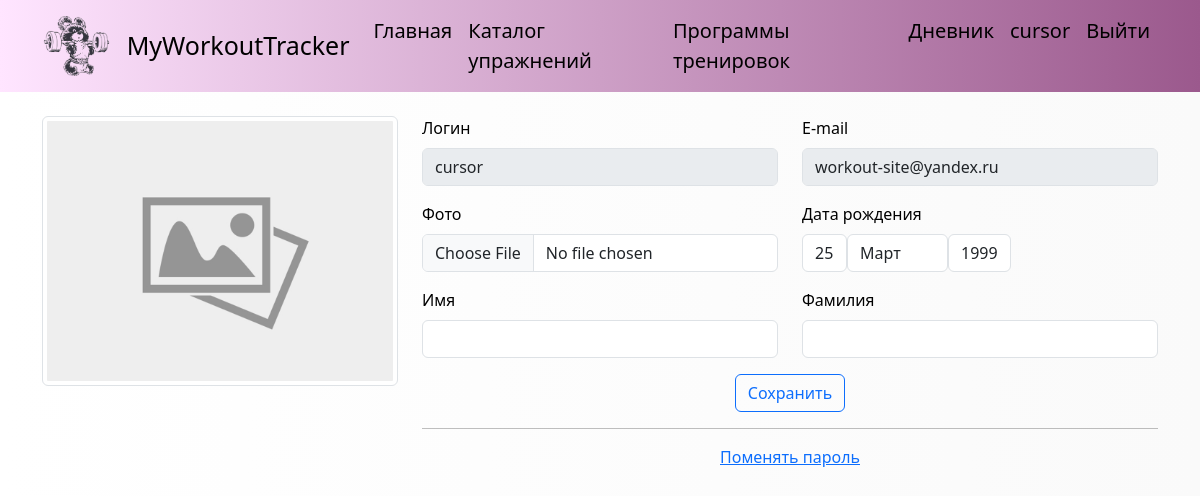
Before: /users/profile/ (signed in) with the older database file.
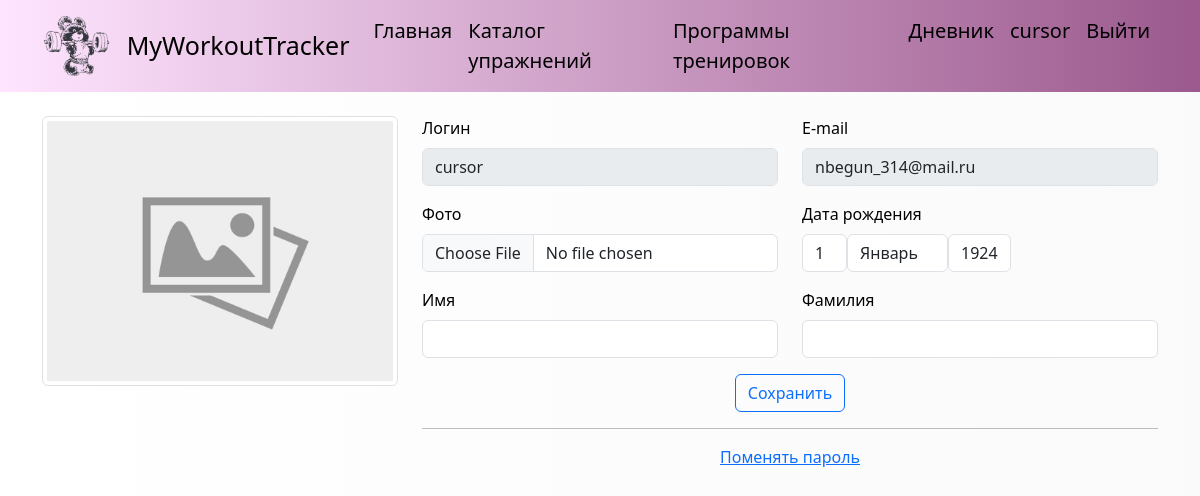
After: the same page with the newer database file.
### users/models.py (models this page shows, shortened)
class User(AbstractUser):
    photo = models.ImageField(upload_to=get_photo_path, blank=True,
                              null=True, verbose_name='Photo')
    date_birth = models.DateField(blank=True, null=True,
                                      verbose_name='Birth date', )

### users/views.py (the view, shortened to what this page needs)
# urls.py: path('profile/', views.ProfileUser.as_view(), name='profile'),
class ProfileUser(LoginRequiredMixin, UpdateView):
    model = get_user_model()
    form_class = ProfileUserForm
    template_name = 'users/profile.html'
    extra_context = {
        'title': 'Profile',
        'default_image': settings.DEFAULT_USER_IMAGE,
    }
    def get_object(self, queryset=None):
        return self.request.user

### users/context_processors.py (called while the page is built)
def get_workout_context(req):
    return {'menu': menu}

### users/templates/users/profile.html (shortened to what this page needs)
{% extends 'base.html' %}
{% block content %}
<div class="container my-4 text-center">
<form method="post" enctype="multipart/form-data" style="width: 100%;">
<div class="row row-cols-md-2">
        <div class="col-md-4 col-sm-12">
        {% if user.photo %}
        <p><img class="img-thumbnail" style="max-height: 310px;" src="{{ user.photo.url }}"></p>
        {% else %}
        <p><img class="img-thumbnail" style="" src="{{ default_image }}"></p>
        {% endif %}
        </div>
        <div class="col-md-8 col-sm-12">
        <div class="row row-cols-md-2 text-start">
            {% for f in form %}
                <div class="col-xl-6 col-md-12 col-sm-12">
                    <p>
                        <label class="form-label" for="{{ f.id_for_label }}">
                            {{ f.label }}
                        </label><br>
                        {{ f }}
                    </p>
                </div>
            {% endfor %}
        </div>
        <p><button class="btn btn-outline-primary" type="submit">Сохранить</button></p>
        <hr>
        <p><a class="" href="{% url 'users:password_change' %}">Поменять пароль</a></p>
        </div>
</div>
</form>
</div>
{% endblock %}

### templates/base.html (shortened to what this page needs)
{% load static %}
<!DOCTYPE html>
<html lang="en">
<head>
    <link href="https://cdn.jsdelivr.net/npm/bootstrap@5.3.2/dist/css/bootstrap.min.css" rel="stylesheet">
    <link type="text/css" href="{% static 'workout/css/styles.css' %}" rel="stylesheet">
</head>
<body style="">
    {% block menu %}
    <nav class="navbar navbar-expand-lg" style="background-color: #fff5f7;">
        <div class="container">
            <a class="navbar-brand" href="{% url 'home' %}">
            <img src="{% static 'workout/images/main.png' %}" alt="img" width=auto" height="60">
            </a>
            <a href="{% url 'home' %}" class="navbar-brand">MyWorkoutTracker</a>
            <div class="collapse navbar-collapse" id="navbarSupportedContent">
                <ul class="navbar-nav  ms-auto">
                    {% for m in menu %}
                    <li class="nav-item">
                        <a class="nav-link" href="{% url m.url %}">{{ m.name }}</a>
                    </li>
                    {% endfor %}
                    {% if user.is_authenticated %}
                    <li class="nav-item">
                        <a class="nav-link" href="{% url 'tracker:archive_week' %}">Дневник</a>
                    </li>
                    <li class="nav-item">
                        <a class="nav-link" href="{% url 'users:profile' %}">{{ user.username }}</a>
                    </li>
                    <li class="nav-item">
                        <a class="nav-link" href="{% url 'users:logout' %}">Выйти</a>
                    </li>
                    {% endif %}
                </ul>
            </div>
        </div>
    </nav>
    {% endblock %}
    <div class="container-fluid my-2">
    {% block content %}
    {% endblock %}
    </div>
</body>
</html>

Changed rows visible on the page:
changed User "cursor": email "workout-site@yandex.ru" → "nbegun_314@mail.ru"
Other visible differences:
form field f: "25" → "1"
form field f: "Март" → "Январь"
form field f: "1999" → "1924"
